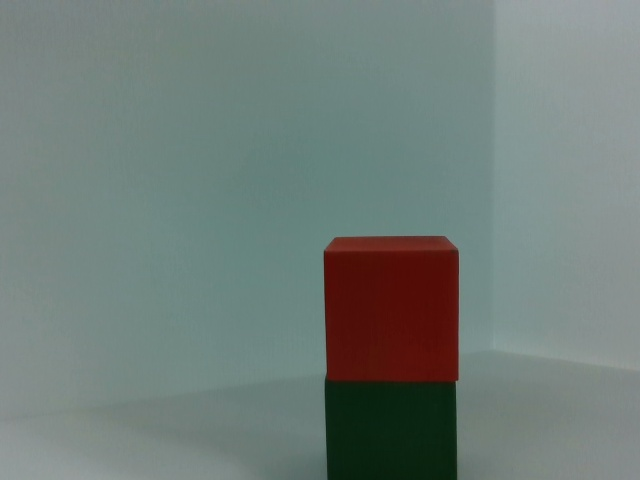
#> input picture Tests/cube_photo8.jpg, 640 x 480 px
$ python 'Test trackbars.py'
#> lines starting #> are read from the running program, lines starting #| are printed output that depends on the picture; after the words box and inside, x2 and y2 are one past the last pixel; in counts of white or black regions, pixels touching at a corner belong together
### Funciones.py
import cv2
import numpy as np
import math
import socket
import serial
import time
import binascii
import re
import math as m


# [6 lines left out: function receive, not called in this run]


def nothing(a):
    pass


# [33 lines left out: functions get_robot_pos, roll_pitch_yaw, corners_good_features, not called in this run]


def robot_move(x, y, z, rx, ry, rz, c):
    mesg = f'{x},{y},{z},{rx},{ry},{rz}'
    c.send(bytes(mesg, "utf-8"))


# [54 lines left out: functions get_corners, arrange_points, not called in this run]


def create_trackbars():
    cv2.namedWindow("Trackbars", cv2.WINDOW_NORMAL)
    cv2.resizeWindow('Trackbars', 640, 480)
    cv2.createTrackbar('L-H', "Trackbars", 0, 255, nothing)
    cv2.createTrackbar('L-S', "Trackbars", 6, 255, nothing)
    cv2.createTrackbar('L-V', "Trackbars", 146, 255, nothing)
    cv2.createTrackbar('U-H', "Trackbars", 34, 255, nothing)
    cv2.createTrackbar('U-S', "Trackbars", 255, 255, nothing)
    cv2.createTrackbar('U-V', "Trackbars", 255, 255, nothing)


def trackbar(img, color):
    # For red
    img_hsv = cv2.cvtColor(img, cv2.COLOR_BGR2HSV)
    if color == "red":
        lowera = np.array([159, 100, 100])
        uppera = np.array([200, 255, 255])
        lowerb = np.array([0, 190, 90])
        upperb = np.array([10, 255, 175])
        lowerc = np.array([0, 160, 70])
        upperc = np.array([255, 255, 110])
        amask = cv2.inRange(img_hsv, lowera, uppera)
        bmask = cv2.inRange(img_hsv, lowerb, upperb)
        cmask = cv2.inRange(img_hsv, lowerc, upperc)
        mask = amask + bmask + cmask
    if color == "red_hand":
        lowera = np.array([0, 63, 63])
        uppera = np.array([8, 255, 255])
        lowerb = np.array([150, 65, 65])
        upperb = np.array([200, 255, 255])
        maska = cv2.inRange(img_hsv, lowera, uppera)
        maskb = cv2.inRange(img_hsv, lowerb, upperb)
        mask = maska + maskb
    if color == "yellow":
        lowera = np.array([17, 90, 100])
        uppera = np.array([50, 255, 255])
        mask = cv2.inRange(img_hsv, lowera, uppera)
    if color == "yellow_hand":
        lowera = np.array([11, 109, 117])
        uppera = np.array([40, 255, 255])
        mask = cv2.inRange(img_hsv, lowera, uppera)
    if color == "green":
        lowera = np.array([40, 40, 20])
        uppera = np.array([80, 170, 170])
        mask = cv2.inRange(img_hsv, lowera, uppera)
    if color == "green_hand":
        lowera = np.array([45, 62, 35])
        uppera = np.array([82, 255, 255])
        mask = cv2.inRange(img_hsv, lowera, uppera)
    if color == "track":
        l_h = cv2.getTrackbarPos('L-H', "Trackbars")
        l_s = cv2.getTrackbarPos('L-S', "Trackbars")
        l_v = cv2.getTrackbarPos('L-V', "Trackbars")
        u_h = cv2.getTrackbarPos('U-H', "Trackbars")
        u_s = cv2.getTrackbarPos('U-S', "Trackbars")
        u_v = cv2.getTrackbarPos('U-V', "Trackbars")
        lowerb = np.array([l_h, l_s, l_v])
        upperb = np.array([u_h, u_s, u_v])
        mask = cv2.inRange(img_hsv, lowerb, upperb)
    return mask


# [150 lines left out: functions detect_cubes, homography, center_point, axis_draw, pnpSolve, gripMove and 3 more, not called in this run]

### Tests/Test trackbars.py
import cv2
from Funciones import *

frame = cv2.imread("cube_photo8.jpg")
#> frame is the input picture: shape (480, 640, 3); mean B, G, R 121, 125.5, 112.6
create_trackbars()
while True:
    mask = trackbar(frame, "track")
#> in trackbar, `img_hsv = cv2.cvtColor(img, cv2.COLOR_BGR2HSV)`: img_hsv: shape (480, 640, 3); mean H, S, V 77.8, 51.7, 129.7
#> in trackbar, `mask = cv2.inRange(img_hsv, lowerb, upperb)`:
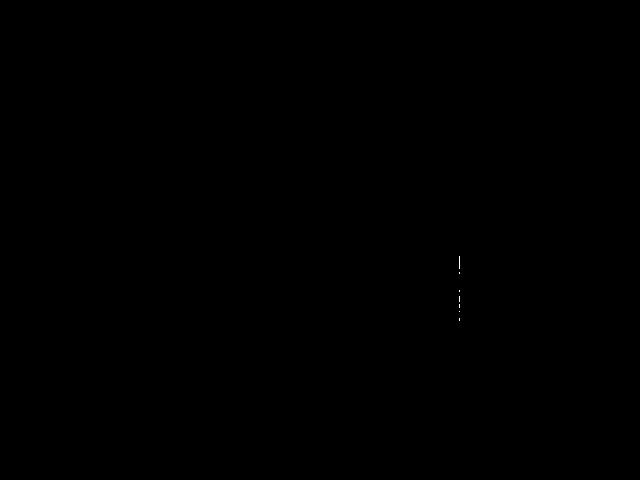
#> mask: shape (480, 640); 0.01% white in thin lines or dots, all inside (x1, y1, x2, y2) = (459, 256, 460, 321)
    cv2.imshow("mask", mask)
    cv2.imshow("frame", frame)
    key = cv2.waitKey(1)
#> (key q is pressed here)
    if key == ord("q"):
        break
